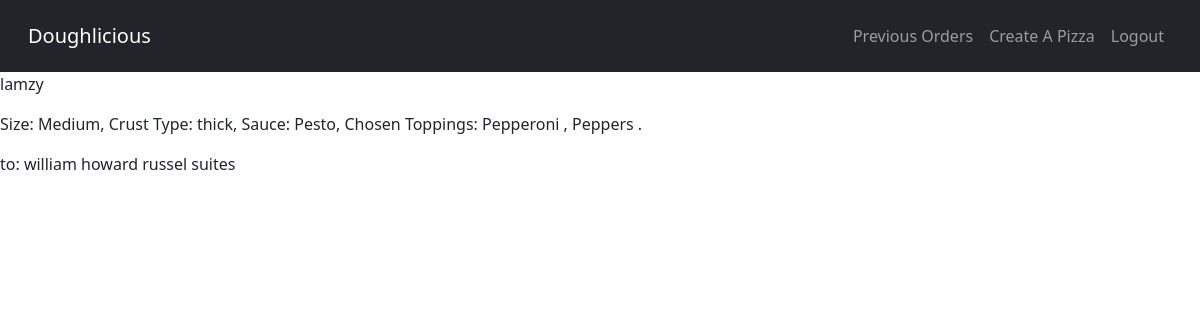
The app's page /orders/1 (signed in) with its own data.
### DoughliciousApp/models.py (models this page shows, shortened)
class order(models.Model):
    user = models.ForeignKey("DoughliciousApp.User", on_delete=models.CASCADE)
    deliveryDetails =  models.ForeignKey("DoughliciousApp.deliveryDetails", on_delete=models.CASCADE)
    pizza = models.ForeignKey("DoughliciousApp.Pizza", on_delete=models.CASCADE)
    orderDate = models.DateField(auto_now_add=True)

class deliveryDetails(models.Model):
    detailsId = models.AutoField(primary_key=True)
    name = models.CharField(default=(""), max_length=50, validators=[validate_names])
    address = models.CharField(default=(""), max_length=100)
    cardNum = models.CharField( default = '', max_length=20, validators=[validate_cardNum])
    cvv = models.CharField(default='', max_length=3, validators=[validate_cvv])
    expDate = models.DateField(default=(""), auto_now=False, auto_now_add=False, validators=[validate_date_format])

class Pizza(models.Model):
   pizzaId =  models.AutoField(primary_key=True)
   CRUST_CHOICES = [
        ('thin', 'Thin Crust'),
        ('normal', 'Normal'),
        ('thick', 'Thick Crust'),
        ('stuffed', 'Stuffed Crust'),
        ('gluten free', 'Gluten Free'),]
   size =  models.ForeignKey("DoughliciousApp.Size", on_delete=models.CASCADE)
   sauce =  models.ForeignKey("DoughliciousApp.Sauce", on_delete=models.CASCADE)
   cheese =  models.ForeignKey("DoughliciousApp.Cheese", on_delete=models.CASCADE)
   crust = models.CharField(choices=CRUST_CHOICES, max_length=50)
   pepperoni = models.BooleanField(default=False)
   chicken = models.BooleanField(default=False)
   ham = models.BooleanField(default=False)
   pineapple = models.BooleanField(default=False)
   peppers = models.BooleanField(default=False)
   mushroom = models.BooleanField(default=False)
   onions = models.BooleanField(default=False)
   def __str__(self) -> str:
        toppings = [
        ('Pepperoni ' if self.pepperoni else ''),
        ('Chicken ' if self.chicken else ''),
        ('Ham ' if self.ham else ''),
        ('Pineapple ' if self.pineapple else ''),
        ('Peppers ' if self.peppers else ''),
        ('Mushrooms ' if self.mushroom else ''),
        ('Onions ' if self.onions else '')]
        chosen_toppings = [t for t in toppings if t]
        chosen_toppings = ', '.join(chosen_toppings)
        return ('Size: {},  Crust Type: {},  Sauce: {},  Chosen Toppings: {}. ').format(self.size, self.crust, self.sauce, chosen_toppings)

class Size(models.Model):
    name = models.CharField(default=(""), max_length=100)
    def __str__(self):
        return self.name

class Sauce(models.Model):
    name = models.CharField(default=(""), max_length=100)
    def __str__(self):
        return self.name

### DoughliciousApp/views.py (the view)
# urls.py: path('orders/<int:orderId>', views.specificOrder, name="specificOrder"),
@login_required
def specificOrder(request, orderId):
    order_instance = get_object_or_404(order, id=orderId)
    return render(request, 'specificItem.html', {'order' : order_instance})

### DoughliciousApp/templates/specificItem.html
{% extends "base.html" %}
{% block links %}
    <li class="nav-item">
        <a class="nav-link" href="{% url "previousOrders" %}"> Previous Orders</a>
    </li>
    <li class="nav-item">
        <a class="nav-link" href="{% url "createPizza" %}">Create A Pizza</a>
    </li>
{% endblock links %}
{% block content %}
<p>{{ order.deliveryDetails.name }} </p>
</p>{{ order.pizza }} </p>
</p> to: {{ order.deliveryDetails.address }} </p>
{% endblock content %}

### records on screen
order: deliveryDetails.name "lamzy", pizza "Size: Medium, Crust Type: thick, Sauce: Pesto, Chosen Toppings: Pepperoni , Peppers .", deliveryDetails.address "william howard russel suites"
